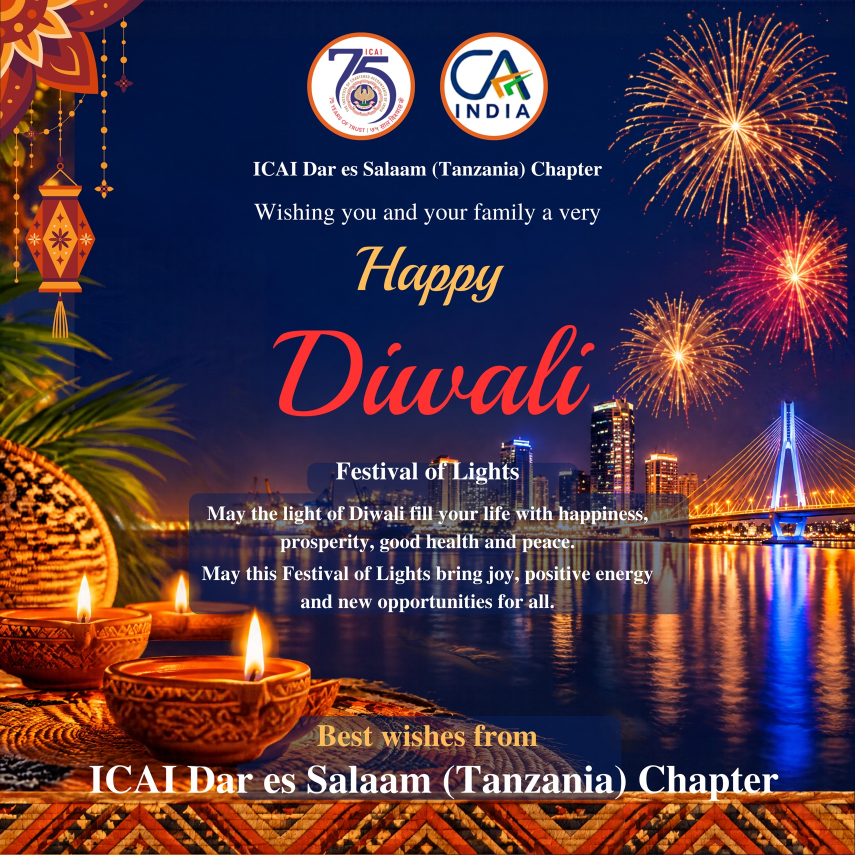
#> input picture assets/photos/canva_stand_in.jpg, 1710 x 1710 px (shown at 1/2 size)
$ python build_art.py
#> lines starting #> are read from the running program, lines starting #| are printed output that depends on the picture
"""Compose the side artwork (fireworks, lantern, bridge, diyas) from the stand-in photo
into one transparent 1080x1080 layer with feathered edges (assets/art_layer.png)."""
from PIL import Image, ImageFilter, ImageDraw
src = Image.open('assets/photos/canva_stand_in.jpg').convert('RGB')
#> src is the input picture: PIL image 1710x1710 RGB; mean R, G, B 80.9, 54.3, 66.5
k = 1080 / 1710
layer = Image.new('RGBA', (1080, 1080), (0, 0, 0, 0))
#> layer: PIL image 1080x1080 RGBA; every value is 0
# (src box x0,y0,x1,y1), feather px (poster space)
pieces = [
    ((1200, 0, 1710, 780), 60),      # fireworks
    ((0, 0, 330, 1195), 55),         # lantern + left foliage
    ((1380, 770, 1710, 1500), 60),   # bridge + water reflections
    ((1150, 790, 1390, 985), 40),    # skyline
    ((0, 1195, 640, 1500), 50),      # diyas
]
for (x0, y0, x1, y1), f in pieces:
    c = src.crop((x0, y0, x1, y1)).resize((round((x1-x0)*k), round((y1-y0)*k)), Image.LANCZOS)
    m = Image.new('L', c.size, 0)
    ImageDraw.Draw(m).rectangle((f, f, c.width-f, c.height-f), fill=255)
    # keep edges that touch the poster border sharp
    px0, py0 = round(x0*k), round(y0*k)
    if px0 == 0: ImageDraw.Draw(m).rectangle((0, 0, f, c.height), fill=255)
    if x1 >= 1710: ImageDraw.Draw(m).rectangle((c.width-f, 0, c.width, c.height), fill=255)
    if py0 == 0: ImageDraw.Draw(m).rectangle((0, 0, c.width, f), fill=255)
    m = m.filter(ImageFilter.GaussianBlur(f/2.2))
    tmp = Image.new('RGBA', (1080, 1080), (0, 0, 0, 0))
    tmp.paste(c, (px0, py0)); mm = Image.new('L', (1080, 1080), 0); mm.paste(m, (px0, py0))
    tmp.putalpha(mm)
    layer = Image.alpha_composite(layer, tmp)
#> this loop made 5 passes
#> pass 1, `c = src.crop((x0, y0, x1, y1)).resize((round((x1-x0)*k), round((y1-y0)..`:
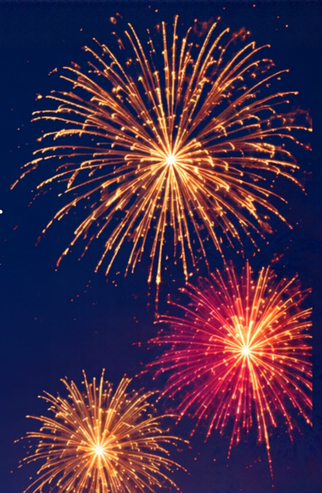
#> c: PIL image 322x493 RGB; mean R, G, B 70.4, 43.7, 71.2
#> pass 1, `m = m.filter(ImageFilter.GaussianBlur(f/2.2))`:
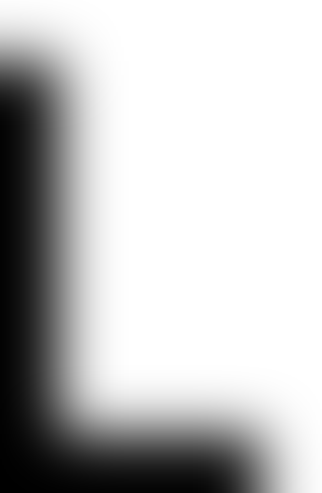
#> m: PIL image 322x493 L; min 0, max 255, mean 194.2
#> after the loop:
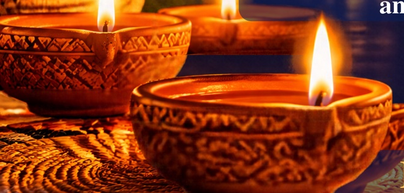
#> c: PIL image 404x193 RGB; mean R, G, B 140.6, 53, 18.6
#> after the loop:
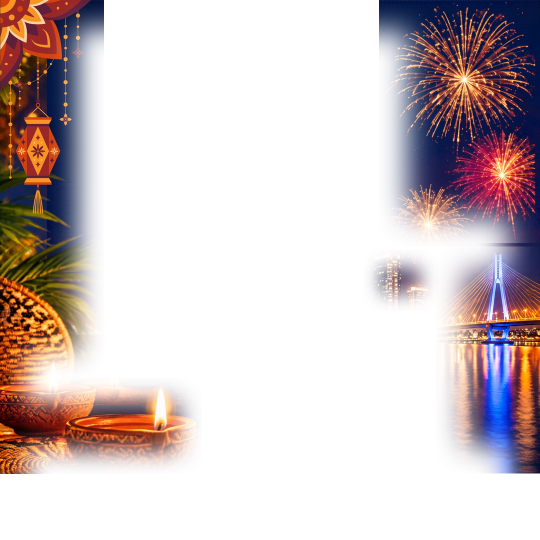
#> layer: PIL image 1080x1080 RGBA (shown at 1/2 size); mean R, G, B, A 40.9, 23.4, 24.8, 73; transparent parts drawn white
#> after the loop:
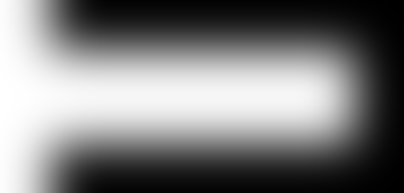
#> m: PIL image 404x193 L; min 0, max 255, mean 125.5
#> after the loop:
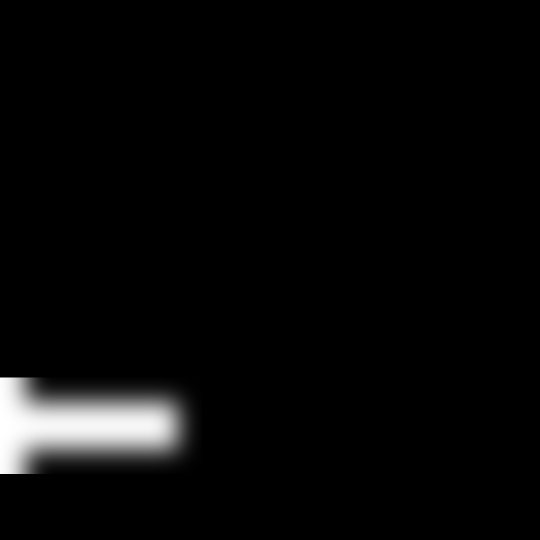
#> mm: PIL image 1080x1080 L (shown at 1/2 size); min 0, max 255, mean 8.4
#> after the loop:
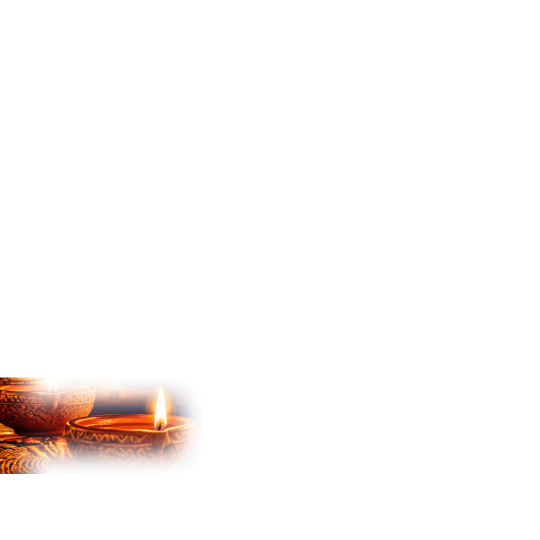
#> tmp: PIL image 1080x1080 RGBA (shown at 1/2 size); mean R, G, B, A 9.4, 3.5, 1.2, 8.4; transparent parts drawn white
layer.save('assets/art_layer.png')
